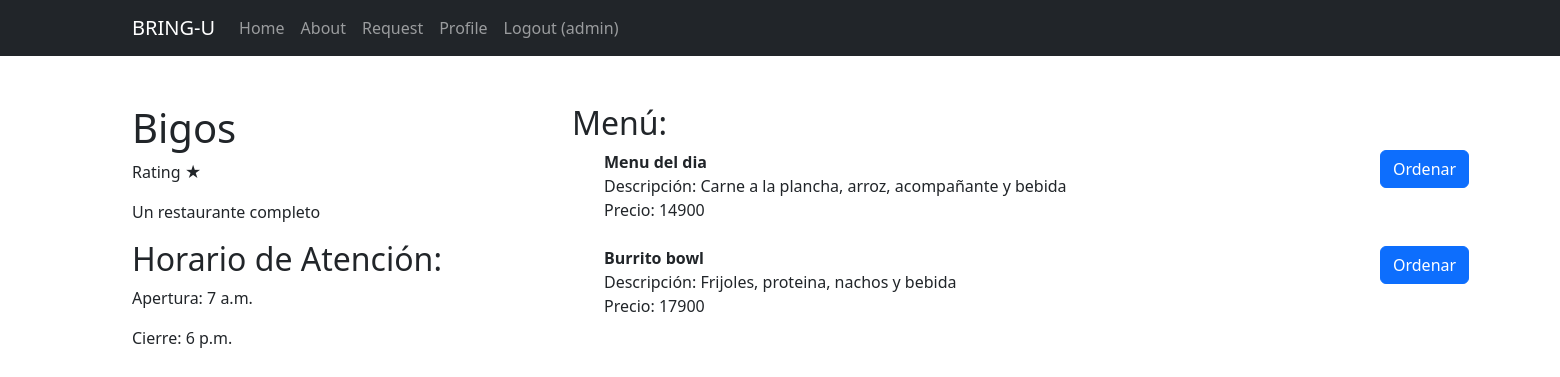
Screenshot of /business/1/ (signed in) with the database file from the repository.
### accounts/models.py (models this page shows)
class UserProfile(AbstractUser):
    id_user = models.AutoField(primary_key=True)
    is_service_prov = models.BooleanField(default=False)
    name = models.CharField(max_length=100)
    last_name = models.CharField(max_length=100)
    tel = models.IntegerField(null=True)
    profile_pic = models.ImageField(upload_to='media/users', blank=True, null=True)
    pass

### bring_u/models.py (models this page shows)
class Business(models.Model):
    id_business = models.AutoField(primary_key=True)
    name = models.CharField(max_length=70)
    desc = models.CharField(max_length=100)
    opening_time = models.TimeField(default="07:00:00")
    closing_time = models.TimeField(default="18:00:00")

class Product(models.Model):
    id_product = models.AutoField(primary_key=True)
    name = models.CharField(max_length=50)
    desc = models.CharField(max_length=150)
    price = models.IntegerField()
    fk_id_business = models.ForeignKey(Business, on_delete=models.CASCADE)

### bring_u/views.py (the view)
# urls.py: path('business/<int:id_business>/', bringuViews.product, name='business_detail'),
@login_required
def product(request, id_business):
    business = get_object_or_404(Business, pk=id_business)
    products = business.product_set.all()  # Obtener todos los productos asociados al restaurante
    return render(request, 'business_detail.html', {'business': business, 'products': products})

### bring_u/templates/business_detail.html (shortened to what this page needs)
<body style="overflow-x: hidden;">
    {% extends "base.html" %}
    {% block content %}
    <div class="container mt-5">
        <div class="row">
            <div class="col">
                <h1>{{ business.name }}</h1>
                <p>Rating ★</p>
                <p>{{ business.desc }}</p>
                <h2>Horario de Atención:</h2>
                <p>Apertura: {{ business.opening_time }}</p>
                <p>Cierre: {{ business.closing_time }}</p>
            </div>
            <div class="col-8">
                <h2>Menú:</h2>
                <ul style="list-style: none; height: 80vh; width: 100vw; overflow: auto; overflow-x: hidden;">
                    {% for product in products %}
                    <li>
                        <div class="row">
                            <div class="col">
                                <strong>{{ product.name }}</strong><br>
                                Descripción: {{ product.desc }}<br>
                                Precio: {{ product.price }}
                            </div>
                            <div class="col">
                                <button class="btn btn-primary btn-ordenar" type="button"
                                data-bs-toggle="modal" data-bs-target="#staticBackdrop"
                                data-product-name="{{ product.name }}"
                                data-product-desc="{{ product.desc }}"
                                data-product-price="{{ product.price }}"
                                data-business-name="{{ business.name }}"
                                onclick="sendOrder(this)">
                                    Ordenar
                                </button>
                            </div>
                        </div>
                    </li>
                    <br>
                    {% endfor %}
                </ul>
            </div>
        </div>
    </div>
    {% endblock %}

### bring_u/templates/base.html (shortened to what this page needs)
<!DOCTYPE html>
<html lang="en">
<head>
    <link href="https://cdn.jsdelivr.net/npm/bootstrap@5.3.1/dist/css/bootstrap.min.css" rel="stylesheet">
</head>
<body>
    <header>
        <nav class="navbar navbar-expand-lg navbar-dark bg-dark">
          <div class="container d-flex">
              <a class="navbar-brand" href="/">BRING-U</a>
              <div class="collapse navbar-collapse mr-auto" id="navbarNav">
                  <ul class="navbar-nav ml-auto">
                      <li class="nav-item mr-auto">
                          <a class="nav-link" href="#">Home</a>
                      </li>
                      <li class="nav-item">
                          <a class="nav-link" href="#">About</a>
                      </li>
                      <li class="nav-item">
                        <a class="nav-link" href="/request"> Request</a>
                      </li>
                      {% if user.is_authenticated %}
                        <li class="nav-item">
                            <a class="nav-link" href="/profile">Profile</a>
                        </li>
                      {% endif %}
                      <div class="navbar-nav ms-auto">
                            {% if user.is_authenticated %}
                            <a class="nav-link" href="{% url 'logoutaccount' %}">
                                Logout ({{ user.username }})
                            </a>
                            {% else %}
                            <a class="nav-link" href="{% url 'loginaccount' %}">Login</a>
                            <a class="nav-link" href="{% url 'signup' %}">
                                Sign Up
                            </a>
                            {% endif %}
                      </div>
                  </ul>
              </div>
          </div>
      </nav>
      </header>
      <main>
        {% block content %}
        {% endblock %}
        </main>
</body>
</html>

### rows the page displays
UserProfile: username "admin"
Business: name "Bigos", desc "Un restaurante completo", opening_time "7 a.m.", closing_time "6 p.m."
Product: name "Menu del dia", desc "Carne a la plancha, arroz, acompañante y bebida", price "14900"
Product: name "Burrito bowl", desc "Frijoles, proteina, nachos y bebida", price "17900"
